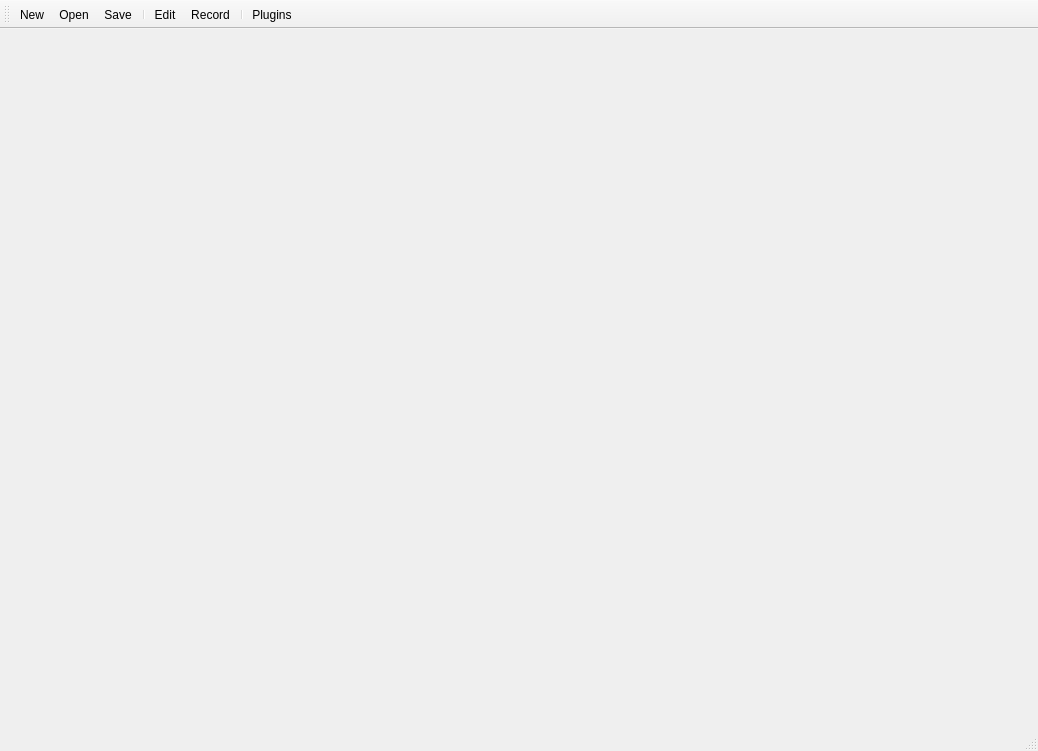
<?xml version="1.0" encoding="UTF-8"?>
<ui version="4.0">
 <class>MainWindow</class>
 <widget class="QMainWindow" name="MainWindow">
  <property name="geometry">
   <rect>
    <x>0</x>
    <y>0</y>
    <width>1038</width>
    <height>751</height>
   </rect>
  </property>
  <property name="windowTitle">
   <string>PostMonster</string>
  </property>
  <widget class="QWidget" name="centralWidget">
   <layout class="QVBoxLayout" name="verticalLayout">
    <property name="spacing">
     <number>4</number>
    </property>
    <property name="leftMargin">
     <number>0</number>
    </property>
    <property name="topMargin">
     <number>0</number>
    </property>
    <property name="rightMargin">
     <number>0</number>
    </property>
    <property name="bottomMargin">
     <number>0</number>
    </property>
    <item>
     <widget class="QStackedWidget" name="stackedWidget">
      <property name="currentIndex">
       <number>0</number>
      </property>
      <widget class="EditForm" name="editPage"/>
      <widget class="RecordForm" name="recordPage"/>
     </widget>
    </item>
   </layout>
  </widget>
  <widget class="QStatusBar" name="statusBar"/>
  <widget class="QToolBar" name="toolBar">
   <property name="windowTitle">
    <string>toolBar</string>
   </property>
   <attribute name="toolBarArea">
    <enum>TopToolBarArea</enum>
   </attribute>
   <attribute name="toolBarBreak">
    <bool>false</bool>
   </attribute>
   <addaction name="actionNew"/>
   <addaction name="actionOpen"/>
   <addaction name="actionSave"/>
   <addaction name="separator"/>
   <addaction name="actionEdit"/>
   <addaction name="actionRecord"/>
   <addaction name="separator"/>
   <addaction name="actionPlugins"/>
  </widget>
  <action name="actionPlugins">
   <property name="text">
    <string>Plugins</string>
   </property>
  </action>
  <action name="actionEdit">
   <property name="checkable">
    <bool>true</bool>
   </property>
   <property name="text">
    <string>Edit</string>
   </property>
  </action>
  <action name="actionRecord">
   <property name="checkable">
    <bool>true</bool>
   </property>
   <property name="text">
    <string>Record</string>
   </property>
  </action>
  <action name="actionOpen">
   <property name="text">
    <string>Open</string>
   </property>
  </action>
  <action name="actionSave">
   <property name="text">
    <string>Save</string>
   </property>
  </action>
  <action name="actionSaveAs">
   <property name="text">
    <string>Save as</string>
   </property>
  </action>
  <action name="actionNew">
   <property name="text">
    <string>New</string>
   </property>
  </action>
 </widget>
 <layoutdefault spacing="6" margin="11"/>
 <customwidgets>
  <customwidget>
   <class>RecordForm</class>
   <extends>QWidget</extends>
   <header>widgets/recordform.h</header>
   <container>1</container>
  </customwidget>
  <customwidget>
   <class>EditForm</class>
   <extends>QWidget</extends>
   <header>widgets/editform.h</header>
   <container>1</container>
  </customwidget>
 </customwidgets>
 <resources/>
 <connections/>
</ui>
